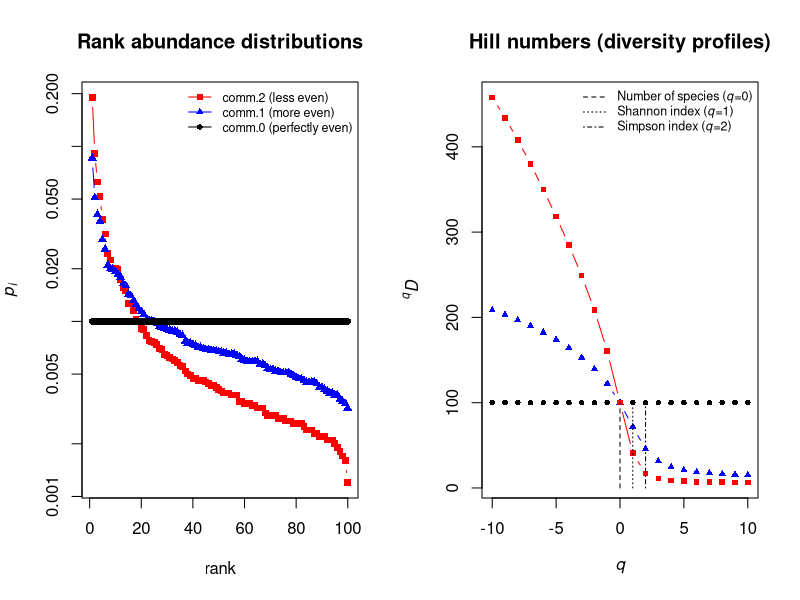

Source code (R):
## ---- chunk 1

# Generate a community of S species and N individuals with a specified
# evenness. Relative abundances (p) follow a power-law rank-abundance
# distribution whose steepness is controlled by 'evenness';
# individual counts are then drawn as integers via a multinomial sample.

make.community <- function(S = 100, N = 10000, evenness = 1, seed = NULL) {
  
  # evenness = Inf  -> perfectly even (all equal)
  # large evenness  -> close to even
  # small evenness  -> very uneven (dominance by few species)
  
  # just in case:
  if (N < S) {
    stop("N must be larger then S (got N = ", N, ", S = ", S, ").")
  } 
  
  if (N %% S != 0) {
    stop("N must be a multiple of S (got N = ", N, ", S = ", S, ").")
  }  # because only in this case can we have a perfectly even distribution
     # of the number of individuals, if desired.
  
  if (!is.null(seed)) set.seed(seed)

  if (is.infinite(evenness)) {
    ni <- rep(N / S, S)
  } else {
    ranks <- 1:S
    p <- ranks^(-1 / evenness)
    p <- p / sum(p)
    # Guarantee every species has >= 1 individual, and randomly allocate the rest by
    # drawing N-S individuals into S species according to probabilities p.
    extra <- as.vector(rmultinom(1, size = N - S, prob = p)) # this generates a vector of length(p)
    ni <- extra + 1
    ni <- sort(ni,decreasing=T)
  }

  return(ni)
}

# Function to compute Hill numbers for a given community and q
hill_number <- function(ni, q) {
  N <- sum(ni)
  p <- ni / N
  p <- p[p > 0]  # avoid issues with zero proportions
  
  if (q == 1) { # Special case q = 1: Shannon index
    return(exp(-sum(p * log(p))))
  } else {
    return( (sum(p^q))^(1 / (1 - q)) )
  }
}

# Function to calculate several Hill numbers for a single community
hill_profile <- function(ni, q_seq) {
  sapply(q_seq, function(q) hill_number(ni, q))
}

# Now, that we have all the functions, create three communities with 

S <- 100   #species and 
N <- 10000 # individuals

comm.0 <- make.community(S = S, N = N, evenness = Inf, seed = 999) # perfectly even
comm.1 <- make.community(S = S, N = N, evenness = 1.5, seed = 999) # more even
comm.2 <- make.community(S = S, N = N, evenness = 1,   seed = 999)   # less even

# Just checking... because in some cases we may remove one individual from species with 1 individual already
# sapply(list(comm.0 = comm.0, comm.1 = comm.1, comm.2 = comm.2), sum)   # should all be 10000
# sapply(list(comm.0 = comm.0, comm.1 = comm.1, comm.2 = comm.2), length) # should all be 100

# Two panels in the vertical
layout(matrix(1:2,ncol=2))
# rank abundance for the tree communities

plot  (1:S,comm.2/N, pch=15, col="red", log="y", type="b", cex=0.9,
       xlab="rank",
       ylab=expression(italic(p[i])),
       main="Rank abundance distributions")
points(1:S,comm.1/N, pch=17, col="blue", cex=0.9, type="b")
points(1:S,comm.0/N, pch=16, cex=0.9, type="b")

legend("topright",
       legend = c("comm.2 (less even)",
                  "comm.1 (more even)",
                  "comm.0 (perfectly even)"),
       col = c("red", "blue", "black"),
       pch = c(15,17,16), lty=1,
       bty="n", cex=0.75)

# Compute the diversity profiles, i.e., the Hill numbers for several values of 
q <- seq(-10, 10, 1)
# for each community
H.comm0 <- hill_profile(comm.0, q)
H.comm1 <- hill_profile(comm.1, q)
H.comm2 <- hill_profile(comm.2, q)

# Plot the diversity profiles
plot(q, H.comm0, pch = 16, ylim = range(c(H.comm0, H.comm1, H.comm2)),
     cex=0.75, type = "b", 
     xlab = expression(italic(q)),
     ylab = expression(italic(""^q*D)),
     main = "Hill numbers (diversity profiles)")
points(q, H.comm1, pch = 17, col = "blue", cex=0.75, type = "b")
points(q, H.comm2, pch = 15, col = "red", cex=0.75, type = "b")

# Draw vertical dashed lines only up to a certain height
#y_top <- max(c(H.comm0, H.comm1, H.comm2)) * 0.85   # adjust the fraction as needed
y_top <- 100
segments(x0 = c(0, 1, 2), y0 = 0,
         x1 = c(0, 1, 2), y1 = y_top,
         lty = c(2,3,4))

legend("topright",
       legend = c(expression("Number of species ("*italic(q)*"=0)"),
                  expression("Shannon index ("*italic(q)*"=1)"),
                  expression("Simpson index ("*italic(q)*"=2)")),
       lty=c(2,3,4),
       bty="n", cex=0.75)
